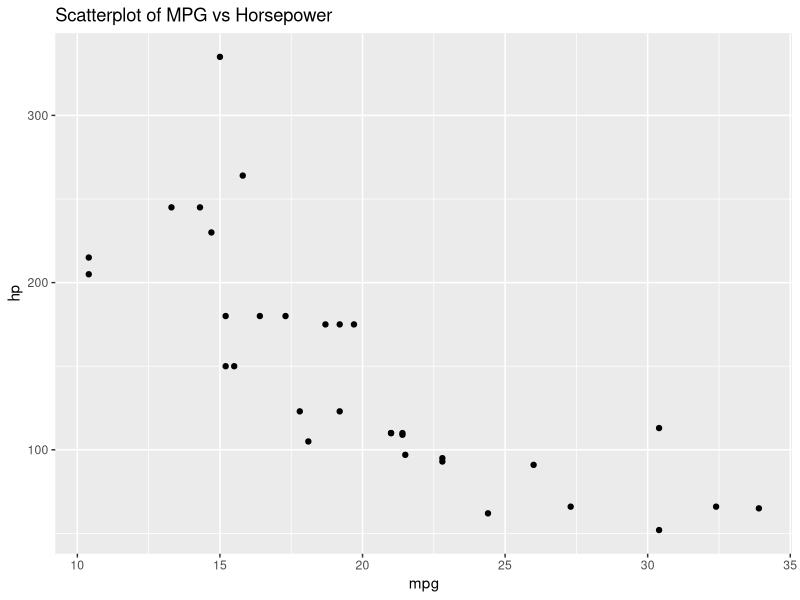

Recreate this plot in R.
#install.packages("ggplot2")
#install.packages("dplyr")
#install.packages("tidyr")
#install.packages("data.table")

library(ggplot2)

# Create a scatterplot using ggplot2
ggplot(mtcars, aes(x = mpg, y = hp)) + geom_point() + 
  ggtitle("Scatterplot of MPG vs Horsepower")


library(dplyr)

# Filter for species "setosa" and arrange by Sepal.Length
iris_filtered <- iris %>% filter(Species == "setosa") %>% arrange(Sepal.Length)

# Print the first few rows
print(head(iris_filtered))


library(tidyr)

# Create a wide-format dataset
data_wide <- data.frame(ID = c(1, 2), Jan = c(10, 20), Feb = c(15, 25))

# Convert from wide to long format
data_long <- pivot_longer(data_wide, cols = -ID, names_to = "Month", values_to = "Value")
print(data_long)

# Convert back from long to wide format
data_wide_back <- pivot_wider(data_long, names_from = "Month", values_from = "Value")
print(data_wide_back)


library(data.table)

# Create a data table
dt <- data.table(ID = c(1, 1, 2, 2), Value = c(10, 20, 30, 40))

# Perform aggregation (sum of values grouped by ID)
dt_agg <- dt[, .(Total = sum(Value)), by = ID]

# Print aggregated result
print(dt_agg)

